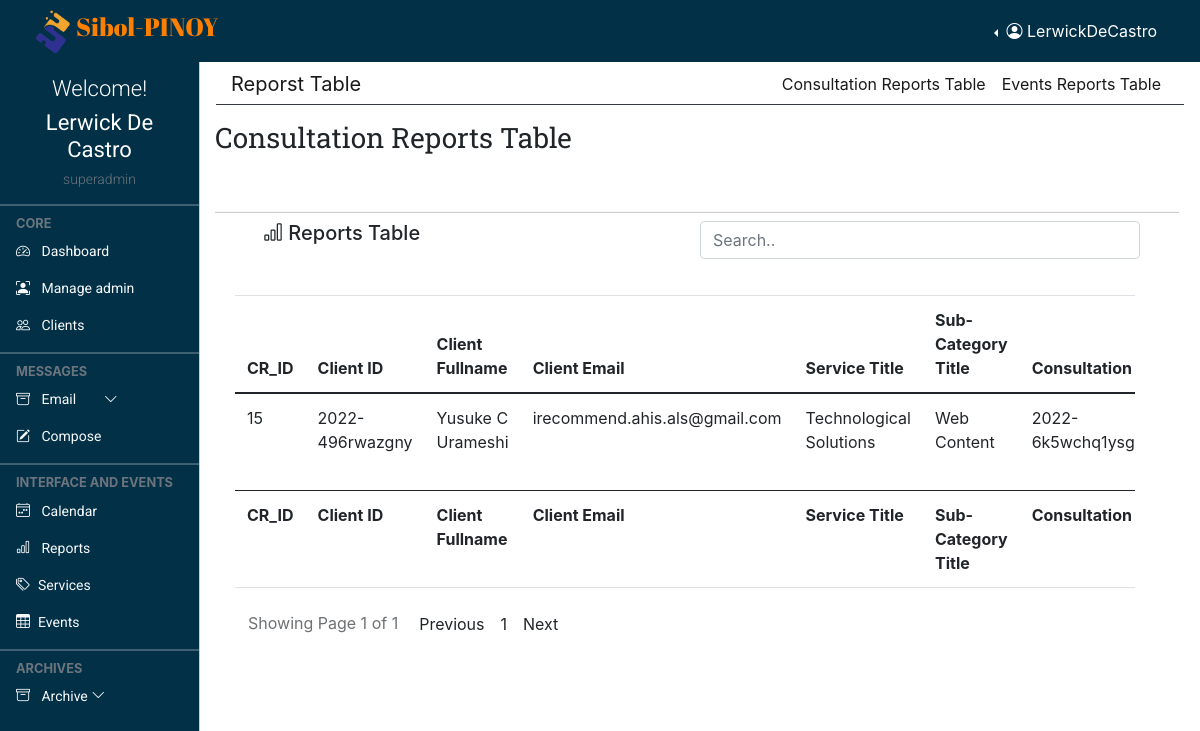
Screenshot of /admin/reports.php (signed in) with the database file from the repository.
### tables this page shows
CREATE TABLE `profile` (
  `id` int(11) NOT NULL,
  `loginId` int(11) NOT NULL,
  `firstName` varchar(255) NOT NULL,
  `lastName` varchar(255) NOT NULL,
  `dateAdded` date NOT NULL
);

### admin/reports.php (the view, shortened to what this page needs)
<!doctype html>
<html lang="en">
  <?php
      require "layout.part/admin.header.php";
  ?>
  <body>
    <?php
      require "layout.part/admin.top.navbar.php";
    ?>
    <?php
      require "layout.part/admin.side.navbar.php";
    ?>
    <main class="mt-5 pt-2">
        <?php
            require "layout.part/consul.reports.subnav.php";
        ?>
        <div class="container-fluid">
            <div class="row">
            <div class="col-md-12 mb-4">
                <h5 class="page-header">Consultation Reports Table</h5>
            </div>
        </div>
        <div class="row col-md-12 my-3">
            <hr class="dropdown-divider bg-dark" />
            <div class="col-md-6 px-5">
                <h5><span><i class="bi bi-bar-chart"></i></span> Reports Table</h5>
            </div>
            <div class="form-group float-end col-md-6">
                <input type="text" class="form-control inputSearch" id="inputSearch" placeholder="Search..">
            </div>
            <div class="card-body">
                <div class="table-responsive">
                    <table id="datatableid" class="table data-table" style="width: 100%">
                        <thead>
                            <tr>
                                <th>CR_ID</th>
                                <th>Client ID</th>
                                <th>Client Fullname</th>
                                <th>Client Email</th>
                                <th>Service Title</th>
                                <th>Sub-Category Title</th>
                                <th>Consultation ID</th>
                            </tr>
                        </thead>
                        <tbody id="myTable">
                            <?php
                            if(isset($_GET['page_no']) && $_GET['page_no'] !=''){
                                $page_no = $_GET['page_no'];
                            }else{
                                $page_no = 1;
                            }
                            $total_records_per_page = 15;
                            $previous_page = $page_no - 1;
                            $next_page = $page_no + 1;
                            $result_count = mysqli_query($conn, "SELECT COUNT(*) as total_records FROM `events`" );
                            $total_records = mysqli_fetch_array($result_count);
                            $total_records = $total_records['total_records'];
                            $total_number_of_page = ceil($total_records / $total_records_per_page);
                            $consul_reports_query = "SELECT tb1.consul_reportID, tb.client_uniID, tb.firstName, tb.mi, tb.lastName, tb.email_add, tb3.service_title, tb4.sub_cat_title, tb1.consultation_id, tb1.set_date, tb1.set_time, tb5.username, tb1.status, tb1.approved_date FROM (((consultation_reports tb1 INNER JOIN client tb ON tb1.client_uniID = tb.client_uniID) INNER JOIN services tb3 ON tb1.service_uniID = tb3.service_uniID)INNER JOIN services_sub_category tb4 ON tb1.sub_cat_uniID = tb4.sub_cat_uniID)INNER JOIN login tb5 ON tb1.loginId = tb5.loginId ORDER BY tb1.consul_reportID DESC";
                            $consul_reports_query_result = mysqli_query($conn, $consul_reports_query);
                            if(mysqli_num_rows($consul_reports_query_result) > 0 ){
                                foreach($consul_reports_query_result as $consul_reports){
                                    ?>
                                    <tr >
                                        <td><?= $consul_reports['consul_reportID']?></td>
                                        <td><?= $consul_reports['client_uniID']?></td>
                                        <td><?= $consul_reports['firstName']?> <?= $consul_reports['mi']?> <?= $consul_reports['lastName']?></td>
                                        <td><?= $consul_reports['email_add']?></td>
                                        <td><?= $consul_reports['service_title']?></td>
                                        <td><?= $consul_reports['sub_cat_title']?></td>
                                        <td><?= $consul_reports['consultation_id']?></td>
                                    </tr>
                                    <?php
                                }
                            }
                            ?>
                        </tbody>
                        <tfoot>
                            <tr>
                                <th>CR_ID</th>
                                <th>Client ID</th>
                                <th>Client Fullname</th>
                                <th>Client Email</th>
                                <th>Service Title</th>
                                <th>Sub-Category Title</th>
                                <th>Consultation ID</th>
                            </tr>
                        </tfoot>
                    </table>
                </div>
                <ul class="pagination pull-right">
                    <li class="pull-left btn btn-default disabled">Showing Page <?php echo $page_no." of ".$total_number_of_page;?></li>
                    <li class=" p-2 <?php if($page_no <= 1) { echo "disabled";}?>">
                        <a <?php if($page_no > 1) { echo "href='?page_no=$previous_page'";} ?>>Previous</a>
                    </li>
                    <?php
                        if($total_number_of_page <=10){
                            for($counter = 1; $counter <=$total_number_of_page;$counter++){
                                if($counter == $page_no){
                                    echo "<li class='active p-2'><a> $counter </a></li>";
                                }else{
                                    echo "<li class='p-2'><a href='?page_no=$counter'> $counter </a></li>";
                                }
                            }
                        }
                    ?>
                    <li class="p-2 <?php if($page_no >= $total_number_of_page) {echo "disabled";} ?>" >
                        <a <?php if($page_no < $total_number_of_page) {echo "href='?page_no=$next_page'";} ?>>Next</a>
                    </li>
                </ul>
            </div>
        </div>
    </main>
  </body>
</html>

### admin/layout.part/admin.header.php (shortened to what this page needs)
  <head>
    <link href="https://cdn.jsdelivr.net/npm/bootstrap@5.0.2/dist/css/bootstrap.min.css" rel="stylesheet">
    <link rel="stylesheet" href="https://cdnjs.cloudflare.com/ajax/libs/fullcalendar/3.4.0/fullcalendar.css" />
    <link rel="stylesheet" href="https://cdnjs.cloudflare.com/ajax/libs/twitter-bootstrap/4.0.0-alpha.6/css/bootstrap.css" />
    <link rel="stylesheet" href="https://cdn.jsdelivr.net/npm/bootstrap-icons@1.4.1/font/bootstrap-icons.css"/>
    <link rel="stylesheet" href="style/dataTables.bootstrap5.min.css" />
    <link rel="stylesheet" href="style/addstyler.css" />
    <link rel="stylesheet" href="style/colored.css" />
  </head>
<?php
function levelCheck($lev){
    if($lev == "0"){
      $lev = "admin";
    }
    else if($lev == "1"){
      $lev = "superadmin";
    }
    echo $lev;
  }
?>

### admin/layout.part/admin.top.navbar.php (shortened to what this page needs)
<?php
  require "../connection.php";
  if(isset($_SESSION["username"]) && isset($_SESSION["level"])){
    $musername = $_SESSION["username"];
    $sql = "SELECT login.loginId, profile.firstName, profile.lastName, login.username, login.level FROM login INNER JOIN profile ON
                login.loginId = profile.loginId WHERE login.username = '$musername'";
    if($result = $conn->query($sql)){
      if($result->num_rows == 1){
        if($row = $result->fetch_assoc()){
          $firstName = $row["firstName"];
          $lastName = $row["lastName"];
          $rusername = $row["username"];
          $level = $row["level"];
        }
      }
    }
  }
?>
<nav class="navbar navbar-expand-lg navbar-dark px-3 fixed-top bg-coloured">
  <div class="container-fluid">
    <div class="">
      <img class="__logo" src="../img/logo.png" alt=""><a class="logo-font" href="#">Sibol-PINOY</a>
    </div>
    <div class="collapse navbar-collapse justify-content-md-end" id="topNavBar">
      <div class="btn-group border-0 dropstart">
        <button type="button" class="btn text-white dropdown-toggle border-0" data-bs-toggle="dropdown" aria-expanded="false">
          <i class="bi bi-person-circle"></i> <span> <?= $rusername ?> </span>
        </button>
      </div>
    </div>
  </div>
</nav>

### admin/layout.part/admin.side.navbar.php (shortened to what this page needs)
<div class="offcanvas offcanvas-start sidebar-nav bg-coloured" id="sidebar">
    <div class="offcanvas-body p-0">
        <div class="container pt-3 text-center">
            <div class="text-white">
            <h4 class="welcome-text">Welcome!</h4>
            <h2 class="user-text"><?= $firstName . " " . $lastName?></h2>
            <h6 class="text-muted text-small"><?= levelCheck($level) ?></h6>
            </div>
        </div>
        <nav class="navbar-dark pb-5">
            <ul class="navbar-nav">
                <hr class="dropdown-divider bg-light" />
                <div class="text-muted small fw-bold text-uppercase px-3">
                    CORE
                </div>
                <li>
                    <a href="landing" class="nav-link px-3 text-light text-normal">
                        <span class="me-2"><i class="bi bi-speedometer2"></i></span>
                        <span>Dashboard</span>
                    </a>
                    <?php
                        if(isset($_SESSION["level"])){
                            $check_level = $_SESSION["level"];
                            if($check_level == '1'){
                                echo ' <a href="admin.con" class="nav-link px-3 text-light text-normal">
                                            <span class="me-2"><i class="bi bi-person-bounding-box"></i></span>
                                            <span>Manage admin</span>
                                        </a>';
                            }
                        }
                    ?>
                    <a href="clients.record" class="nav-link px-3 text-light text-normal">
                        <span class="me-2"><i class="bi bi-people"></i></span>
                        <span>Clients</span>
                    </a>
                </li>
                <hr class="dropdown-divider bg-light" />
                <div class="text-muted small fw-bold text-uppercase px-3">
                    Messages
                </div>
                <li>
                    <a class="nav-link px-3 text-light text-normal position-relative" data-bs-toggle="collapse" href="#email">
                        <span class="me-2"><i class="bi bi-archive"></i></span>
                            <span>Email
                        </span>
                        <span class="ms-auto">
                            <span class="right-icon mx-4">
                            <i class="bi bi-chevron-down"></i>
                            </span>
                        </span>
                    </a>
                    <a href="#" class="nav-link px-3 text-light text-normal">
                        <span class="me-2"><i class="bi bi-pencil-square"></i></span>
                        <span>
                            <button type="button" class="bg-transparent border-0 text-light" data-bs-toggle="modal" data-bs-target="#exampleModal">
                                Compose
                            </button>
                        </span>
                    </a>
                </li>
                <hr class="dropdown-divider bg-light" />
                <div class="text-muted small fw-bold text-uppercase px-3">
                    Interface and Events
                </div>
                <li>
                    <a href="calender" class="nav-link px-3 text-light text-normal">
                            <span class="me-2"><i class="bi bi-calendar4-week"></i></span>
                            <span>Calendar</span>
                    </a>
                    <a href="reports" class="nav-link px-3 text-light text-normal">
                            <span class="me-2"><i class="bi bi-bar-chart"></i></span>
                            <span>Reports</span>
                    </a>
                    <a href="services.tools" class="nav-link px-3 sidebar-link text-light text-normal" >
                        <span class="me-2"><i class="bi bi-tags"></i></span>
                        <span>Services</span>
                    </a>
                    <a href="events" class="nav-link px-3 sidebar-link text-light text-normal">
                        <span class="me-2"><i class="bi bi-table"></i></span>
                        <span>Events</span>
                    </a>
                </li>
                <hr class="dropdown-divider bg-light" />
                <div class="text-muted small fw-bold text-uppercase px-3">
                    Archives
                </div>
                <li>
                    <a class="nav-link px-3  text-light text-normal" data-bs-toggle="collapse" href="#archives">
                        <span class="me-2"><i class="bi bi-archive"></i></span>
                        <span>Archive</span>
                        <span class="ms-auto">
                            <span class="right-icon">
                            <i class="bi bi-chevron-down"></i>
                            </span>
                        </span>
                    </a>
                </li>
            </ul>
        </nav>
    </div>
</div>

### admin/style/addstyler.css (style rules this page uses)
:root { --yellowColor: #FF7F00; --blueColor: #040478; --roboto: 'Roboto', sans-serif; --robotoSlab: 'Roboto Slab', serif; --abrilFatface: 'Abril Fatface', cursive; --offcanvas-width: 200px; --topNavbarHeight: 60px; --navColor: #6c757d; }
* { padding: 0; margin: 0; box-sizing: border-box; }
body { background-color: rgb(255, 255, 255); overflow: hidden; }
.text-normal { font-family: var(--roboto); font-size: 14px; font-weight: 400; }
.text-small { font-family: var(--roboto); font-size: 14px; font-weight: 300; }
.page-header { font-family: var(--robotoSlab); font-size: 28px; font-weight: 400; }
.user-text { font-family: var(--roboto); font-size: 22px; font-weight: 400; }
.welcome-text { font-family: var(--roboto); font-size: 22px; font-weight: 300; }
.__logo { width: 45px; height: 45px; }
.logo-font { font-family: var(--abrilFatface); color: var(--yellowColor); font-size: 25px; text-decoration: none; transition: 0.3s ease-in-out; }
.sidebar-nav { width: var(--offcanvas-width); }
.sidebar-link { display: flex; align-items: center; }
@media (min-width: 992px) { body { overflow: auto !important; } }
@media (min-width: 992px) { main { margin-left: var(--offcanvas-width); } }
@media (min-width: 992px) { .sidebar-nav { -webkit-transform: none; transform: none; visibility: visible !important; height: calc(100% - var(--topNavbarHeight)); top: var(--topNavbarHeight); } }

### admin/style/colored.css (style rules this page uses)
.bg-coloured { background-color: #023047; }

### rows the page displays
profile: loginId.username "LerwickDeCastro", firstName "Lerwick", lastName "De Castro", loginId.level "superadmin"

### other values shown
$consul_reports['consul_reportID'] "15"
$consul_reports['client_uniID'] "2022-496rwazgny"
$consul_reports['firstName'] "Yusuke"
$consul_reports['mi'] "C"
$consul_reports['lastName'] "Urameshi"
$consul_reports['email_add'] "irecommend.ahis.als@gmail.com"
$consul_reports['service_title'] "Technological Solutions"
$consul_reports['sub_cat_title'] "Web Content"
$page_no "1"
$total_number_of_page "1"
